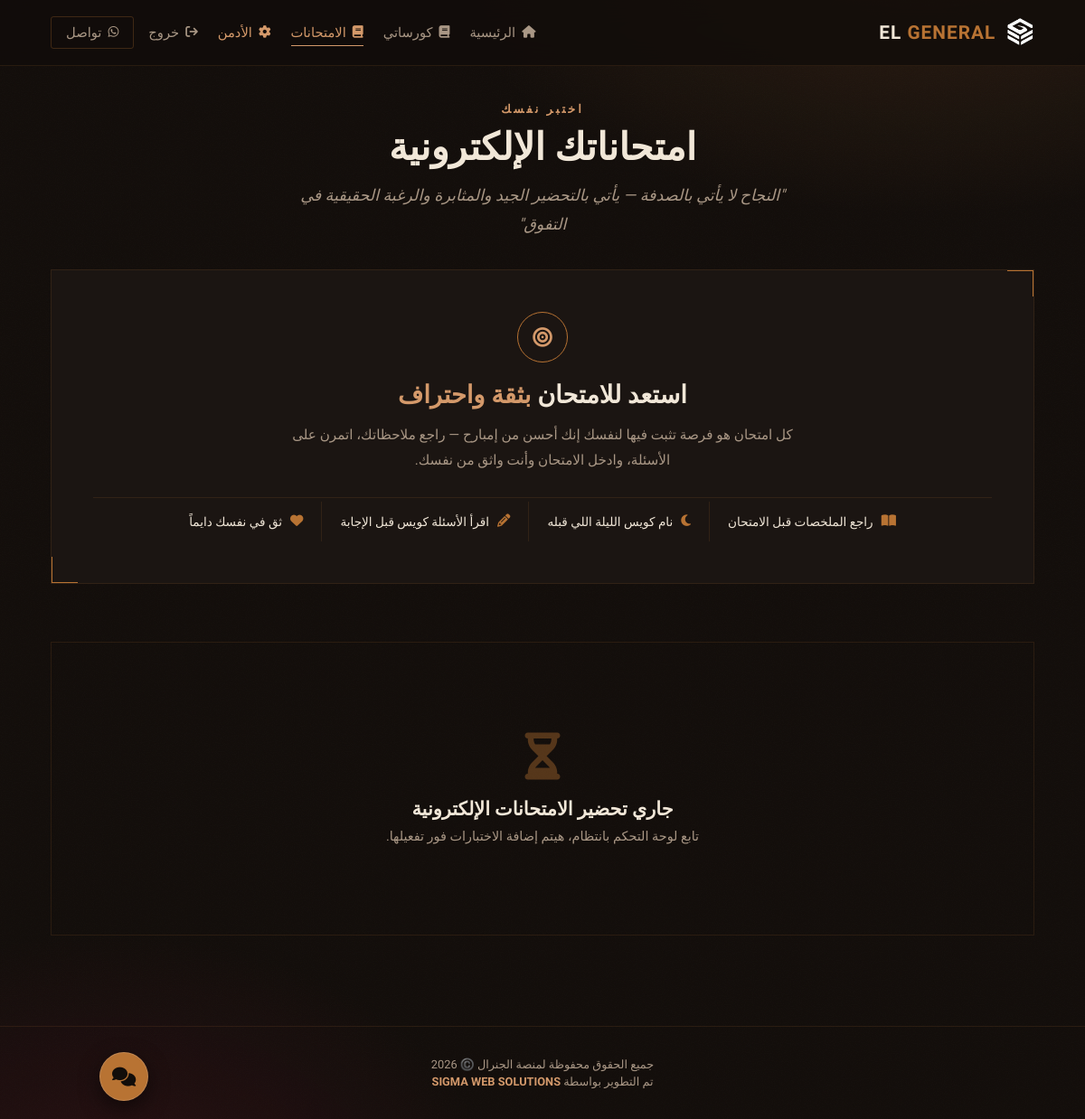
Before: /exams/ (signed in) with the older database file.
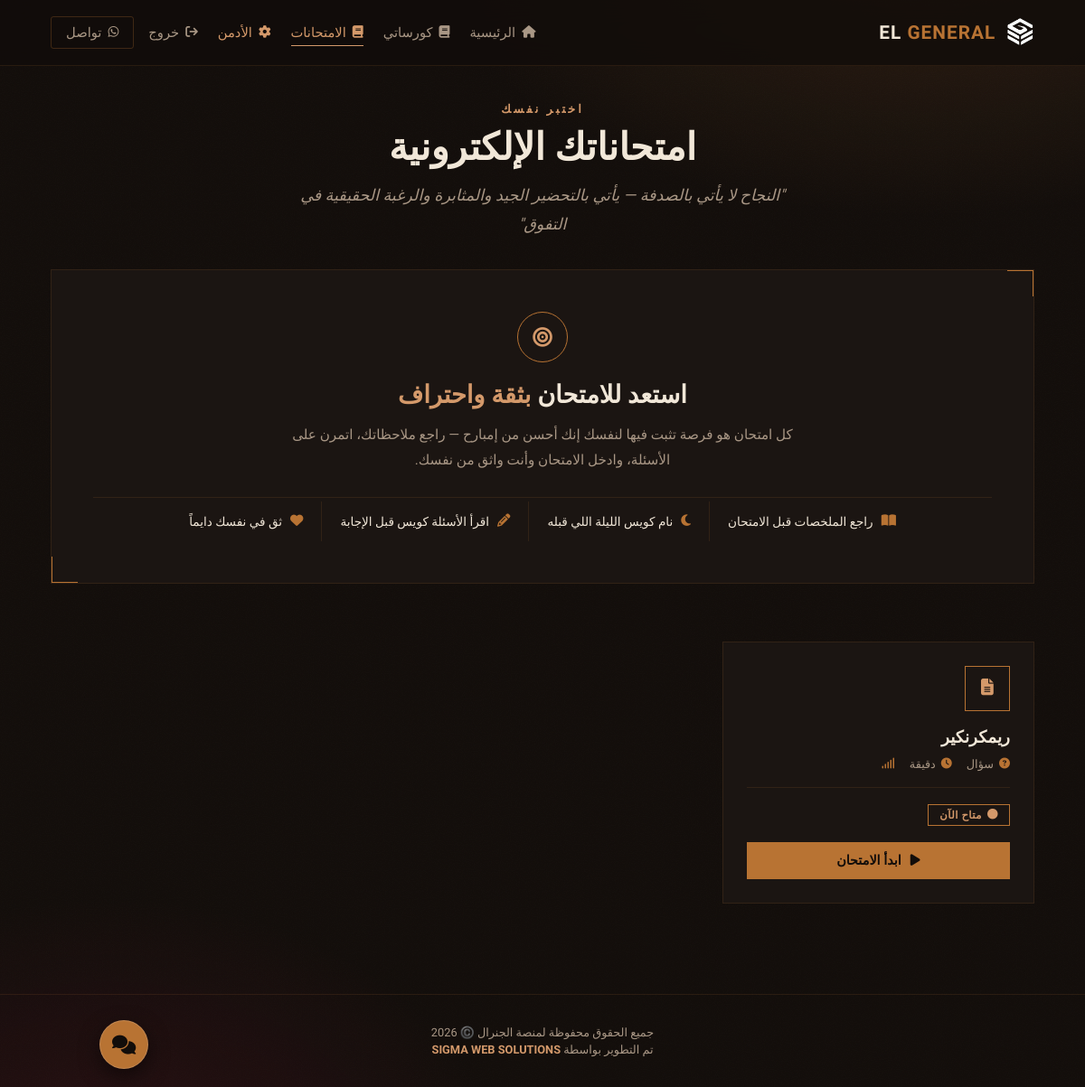
After: the same page with the newer database file.
### main/models.py (models this page shows, shortened)
class Exam(models.Model):
    title = models.CharField(max_length=200, verbose_name="عنوان الامتحان")
    course = models.ForeignKey(Course, on_delete=models.CASCADE, blank=True, null=True, related_name='exams', verbose_name="التابع لكورس")
    lecture = models.ForeignKey(Lecture, on_delete=models.SET_NULL, blank=True, null=True, related_name='exams', verbose_name="تابع لمحاضرة (اختياري)")
    is_comprehensive = models.BooleanField(default=False, verbose_name="امتحان شامل؟")
    duration_mins = models.IntegerField(default=30, verbose_name="مدة الامتحان بالدقائق")
    class Meta:
        verbose_name = "امتحان"
        verbose_name_plural = "📝 الامتحانات"

### main/views.py (the view)
# urls.py: path('exams/', views.exams_view, name='exams'),
@login_required(login_url='login')
def exams_view(request):
    student_profile = getattr(request.user, 'student_profile', None)
    if not student_profile:
        if request.user.is_staff:
            exams_list = Exam.objects.all()
            return render(request, 'exams.html', {'exams': exams_list})
        else:
            return redirect('home')
    student_grade = student_profile.grade
    subscribed_courses = Enrollment.objects.filter(
        student=request.user,
        is_active=True
    ).values_list('course_id', flat=True)
    exams_list = Exam.objects.filter(
        course__grade=student_grade,
        course_id__in=subscribed_courses
    )
    return render(request, 'exams.html', {'exams': exams_list})

### templates/exams.html (shortened to what this page needs)
{% extends 'home.html' %}
{% block content %}
<div class="section" dir="rtl">
    <div class="exams-page-head reveal">
        <span class="eyebrow">اختبر نفسك</span>
        <h2>امتحاناتك الإلكترونية</h2>
        <p class="exams-page-quote">"النجاح لا يأتي بالصدفة — يأتي بالتحضير الجيد والمثابرة والرغبة الحقيقية في التفوق"</p>
    </div>
    <div class="motive-panel reveal">
        <div class="motive-icon-wrap"><i class="fas fa-bullseye"></i></div>
        <h3>استعد للامتحان <span>بثقة واحتراف</span></h3>
        <p>كل امتحان هو فرصة تثبت فيها لنفسك إنك أحسن من إمبارح — راجع ملاحظاتك، اتمرن على الأسئلة، وادخل الامتحان وأنت واثق من نفسك.</p>
        <div class="motive-tips">
            <div class="motive-tip"><i class="fas fa-book-open"></i> راجع الملخصات قبل الامتحان</div>
            <div class="motive-tip"><i class="fas fa-moon"></i> نام كويس الليلة اللي قبله</div>
            <div class="motive-tip"><i class="fas fa-pencil-alt"></i> اقرأ الأسئلة كويس قبل الإجابة</div>
            <div class="motive-tip"><i class="fas fa-heart"></i> ثق في نفسك دايماً</div>
        </div>
    </div>
    <div class="exams-grid reveal">
        {% for exam in exams %}
        <div class="exam-card">
            <div class="exam-card-icon"><i class="fas fa-file-alt"></i></div>
            <h3 class="exam-card-title">{{ exam.title }}</h3>
            <div class="exam-card-meta">
                <span class="exam-meta-item"><i class="fas fa-question-circle"></i> {{ exam.questions_count }} سؤال</span>
                <span class="exam-meta-item"><i class="fas fa-clock"></i> {{ exam.duration }} دقيقة</span>
                <span class="exam-meta-item"><i class="fas fa-signal"></i> {{ exam.difficulty }}</span>
            </div>
            {% if exam.is_coming %}
                <div class="exam-status status-coming"><i class="fas fa-hourglass-half"></i> قريباً</div>
                <button class="exam-btn exam-btn-disabled" disabled><i class="fas fa-lock"></i> غير متاح بعد</button>
            {% else %}
                <div class="exam-status status-available"><i class="fas fa-circle"></i> متاح الآن</div>
                <a href="{% url 'take_exam' exam.id %}" class="exam-btn exam-btn-primary"><i class="fas fa-play"></i> ابدأ الامتحان</a>
            {% endif %}
        </div>
        {% empty %}
        <div class="exams-empty-state">
            <i class="fas fa-hourglass-half"></i>
            <h3>جاري تحضير الامتحانات الإلكترونية</h3>
            <p>تابع لوحة التحكم بانتظام، هيتم إضافة الاختبارات فور تفعيلها.</p>
        </div>
        {% endfor %}
    </div>
</div>
{% endblock %}

Changed rows visible on the page:
added Exam: title "ريمكرنكير"
Other visible differences:
text no longer shown: "جاري تحضير الامتحانات الإلكترونية تابع لوحة التحكم بانتظام، هيتم إضافة الاختبارات فور تفعيلها."
